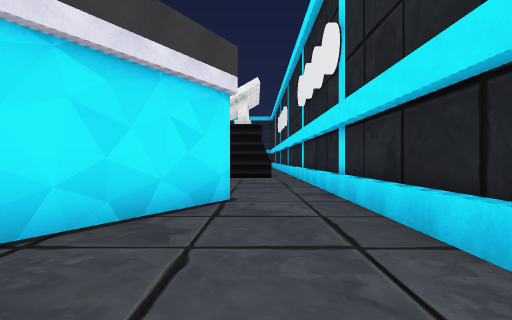
[1] (above)

23 first-person views from a walk through a 3-D level made in the Unity game engine. The camera is 1.3 m above the floor, looks level and sees 80° across. The floor is counted in squares, 2 m on a side. Each view is taken from the middle of a square. On the plan, view 1 faces up. The plan holds only what a view shows up to about 10 squares ahead; the rest is blank. The place goes on beyond the plan. The player character is not drawn. Some surface patterns are stand-ins.

[2]
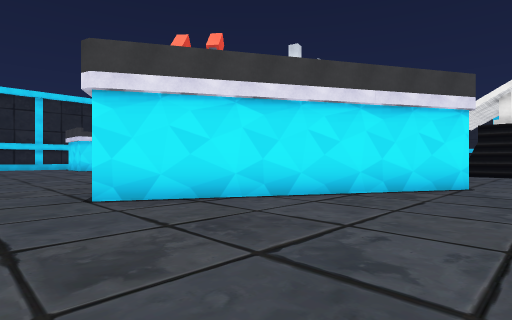

[3]
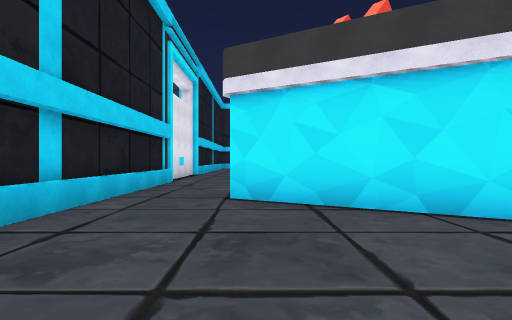

[4]
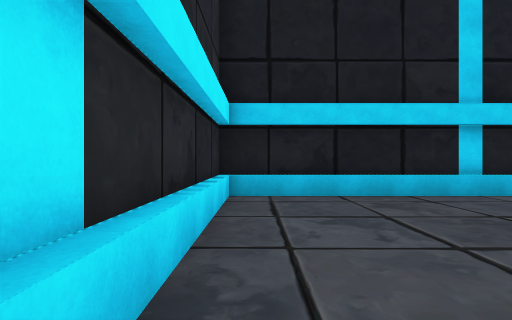

[5]
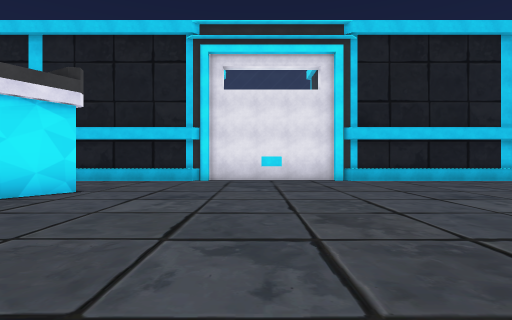

[6]
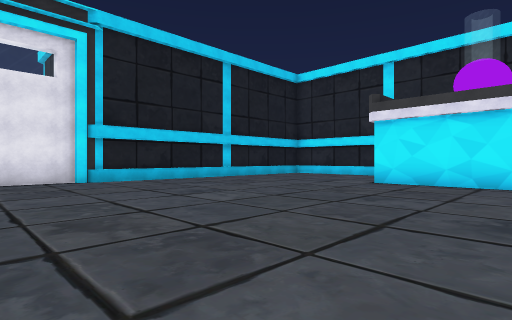

[7]
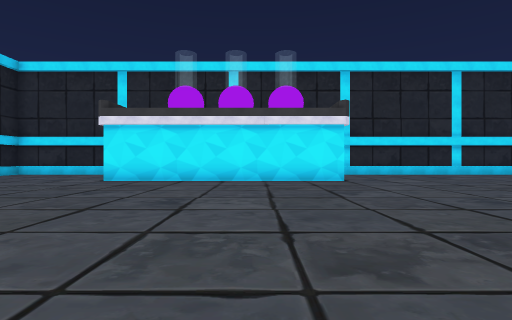

[8]
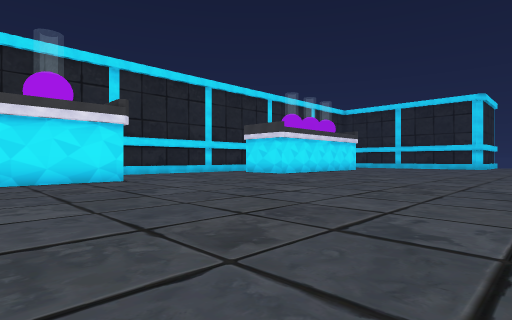

[9]
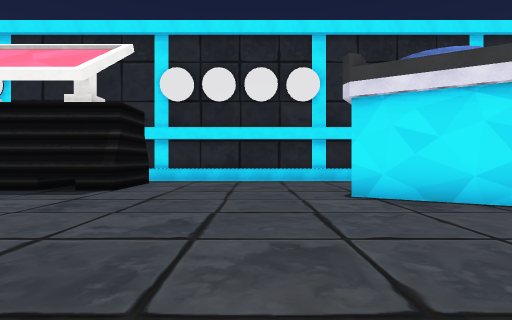

[10]
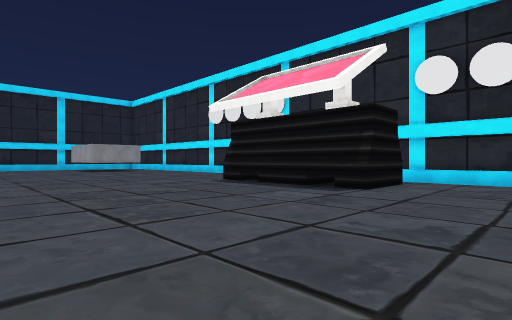

[11]
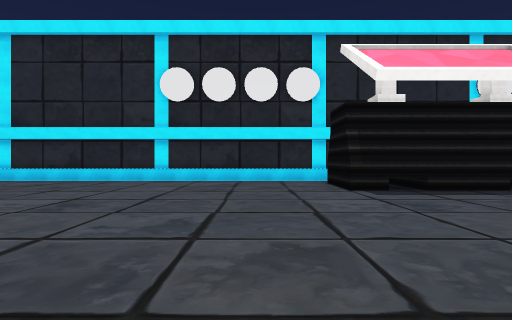

[12]
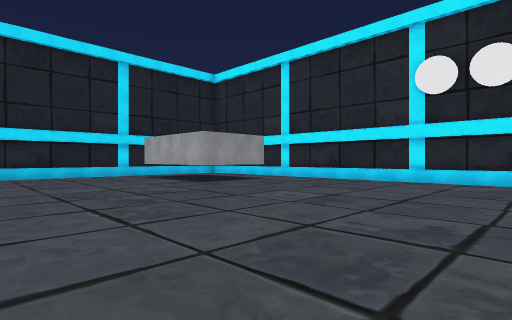

[13]
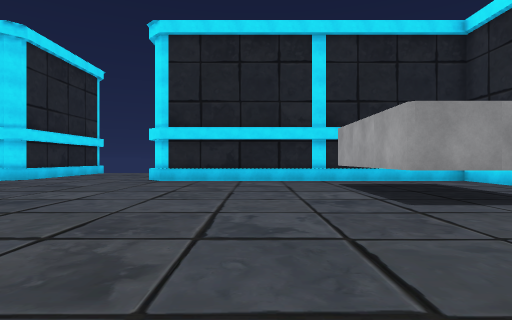

[14]
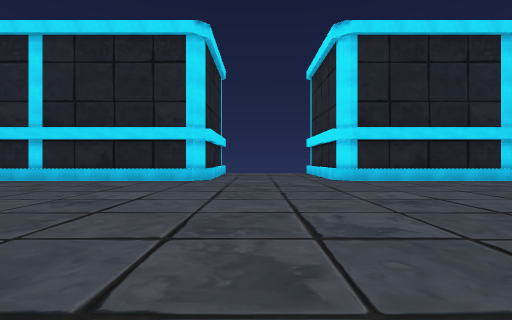

[15]
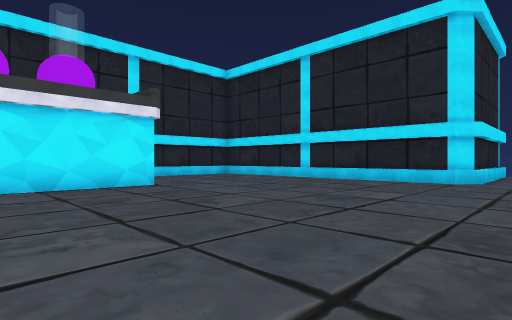

[16]
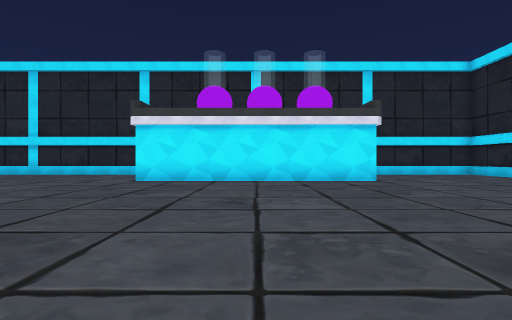

[17]
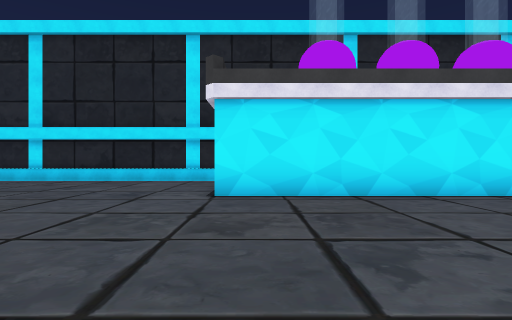

[18]
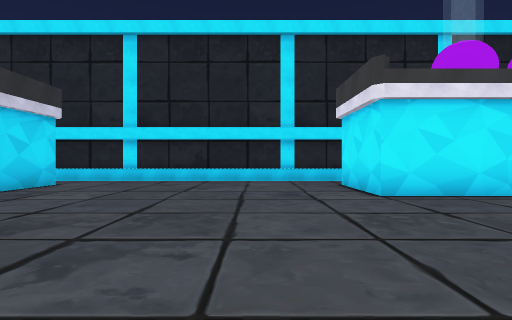

[19]
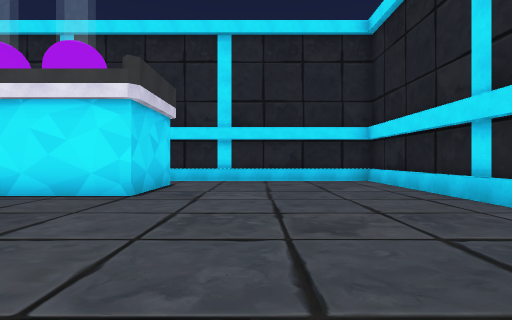

[20]
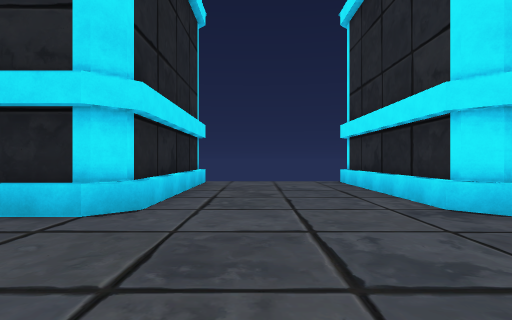

[21]
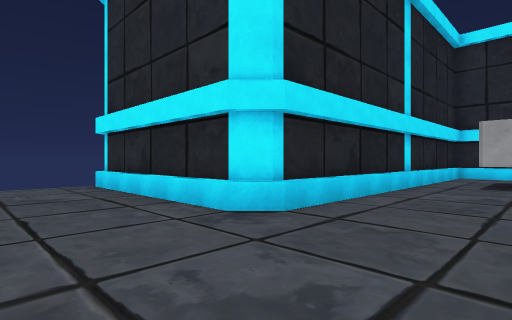

[22]
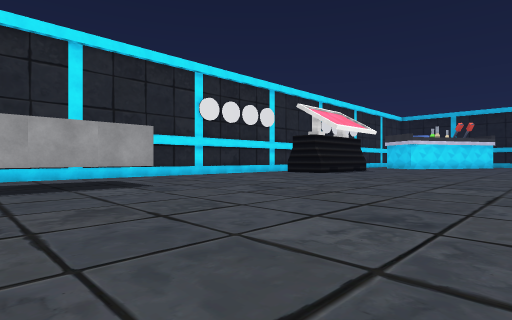

[23]
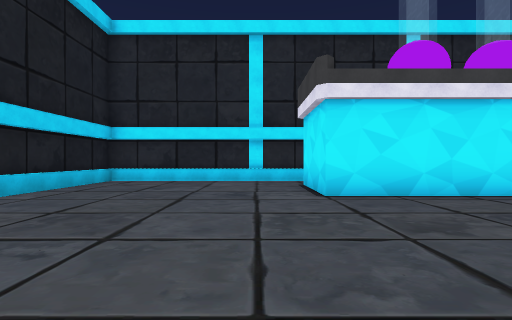

### Floor plan
Points are (right, up) in squares from view 1. A wall is a line through its corners. A room is listed if a view was taken in it or the views show most of it. See-through windows are left out.
Room 1 (views 1, 2, 3, 4)
walls: (1.7, -3.5) (1.7, 2.5); (-1, 4) (-4.2, -1.5); (-6.5, -3.7) (1.7, -3.7)
low walls: (1.5, -3) (1.5, 1.5); (-6.5, -3.5) (1.7, -3.5)
ways out: opening at (-5.5, -2.5) to room 2; opening at (0.5, 2.5) to room 2
Room 2 (views 5, 6, 7, 8, 9, 10, 11, 12, 13, 14, 15, 16, 17, 18, 19, 20, 21, 22, 23)
walls: (-18.5, 9.9) (-18.5, 2.3) (-21, 2.3); (-21, 9.8) (-19.2, 9.8); (-22.7, 17.8) (-22.7, 8.6); (0.6, 11) (-1.6, 11) (-1.6, 16) (0.5, 16); (1.7, 15.6) (1.7, 29.5); (-3.8, 4.3) (-2.6, 6.4); (-21, 24.8) (-18.5, 24.8) (-18.5, 17.3) (-21, 17.3); (-0.4, 5.1) (-1, 4); (-6.4, -0.2) (-5.7, 0.9); (-22.7, 2.6) (-22.7, -3.5); (1.7, 2.5) (1.7, 11.5); (0.4, 30.7) (-8, 30.7) (-8.3, 31) (-8.3, 36); (-22.7, 30.5) (-22.7, 24.2); (-12.7, 36) (-12.7, 31) (-13, 30.7) (-22.5, 30.7); (-22.5, -3.7) (-6.5, -3.7)
low walls: (-22.5, 17.8) (-22.5, 8.8); (1.5, 15.8) (1.5, 26); (-13, 30.5) (-22.5, 30.5) (-22.5, 24.2); (-8.5, 31) (-8.5, 36); (1.5, 26.2) (1.5, 28); (-22.5, 2.5) (-22.5, -3.5) (-18.2, -3.5); (1.5, 1.8) (1.5, 11.4); (1.5, 28.8) (1.5, 30.5) (-8, 30.5); (-8, -3.5) (-6.5, -3.5); (-18, -3.5) (-13, -3.5); (-12.5, 35) (-12.5, 31)
ways out: opening at (-5.5, -2.5) to room 1; opening at (0.5, 2.5) to room 1
objects: other object (-2, 26) to (-1, 29)

Where each view was taken, in squares from view 1:
view 1: 0 up, 0 right, facing up
view 2: 3 down, 1 right, facing up-left
view 3: 1 down, 1 right, facing left
view 4: 2 up, 1 right, facing down
view 5: 6 up, 10 left, facing down
view 6: 6 up, 10 left, facing down-left
view 7: 7 up, 9 left, facing left
view 8: 6 up, 9 left, facing up-left
view 9: 8 up, 8 left, facing right
view 10: 8 up, 8 left, facing up-right
view 11: 18 up, 8 left, facing right
view 12: 18 up, 8 left, facing up-right
view 13: 21 up, 5 left, facing up
view 14: 21 up, 11 left, facing up
view 15: 21 up, 11 left, facing up-left
view 16: 21 up, 9 left, facing left
view 17: 18 up, 13 left, facing left
view 18: 15 up, 13 left, facing left
view 19: 27 up, 13 left, facing left
view 20: 27 up, 11 left, facing up
view 21: 28 up, 11 left, facing up-right
view 22: 29 up, 10 left, facing down-right
view 23: 1 up, 13 left, facing left
